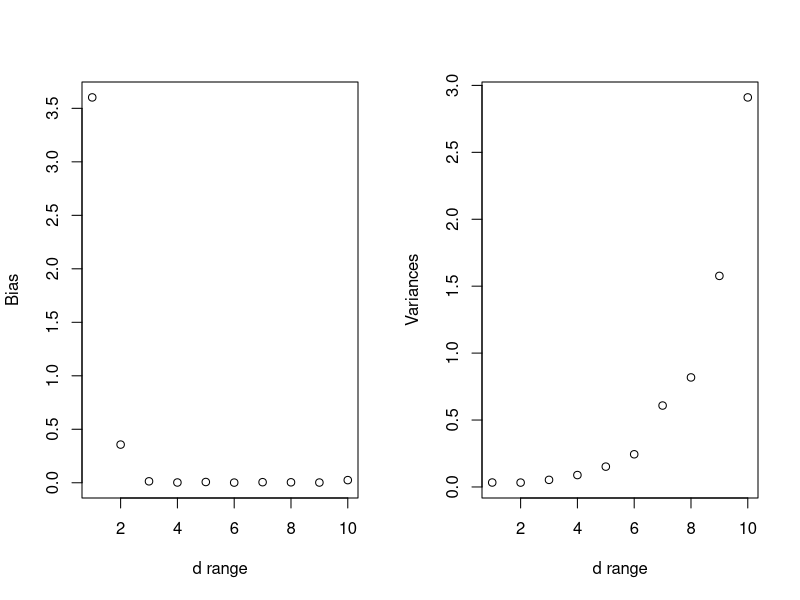
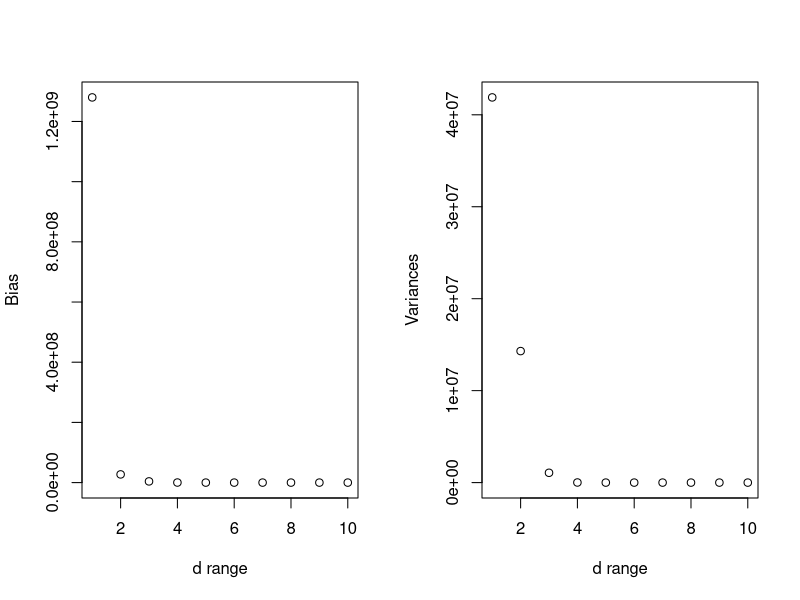
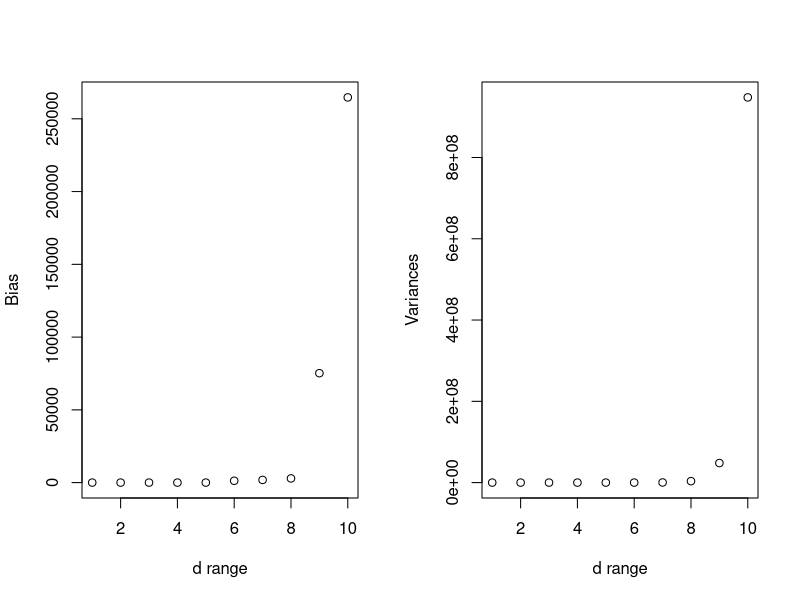

R code for these plots, in order:
### Bias Variance Tradeoff
# generate sample data
options(warn=-1)
set.seed(1)
sample_data2 <- list()
for (i in 1:1000) {
  n <- 100
  X <- runif(n, min = 0, max = 1)
  residual <- rnorm(n, mean = 0, sd = 0.5)
  Y <- 3 * X^5 + 2 * X^2 + residual
  sample_data2[[i]] <- data.frame(X, Y)
}

get_bias <- function(prediction, actual) {
  mean(prediction) - actual
}

# calculate bias and variances
d_range2 <- 1:10
bias2 <- rep(0, 10)
variances2 <- rep(0, 10)
prediction2 <- rep(0, 100)

for (j in 1:length(d_range2)) {
  d <- d_range2[j]
  for (i in 1:100) {
    train <- sample_data2[[i]]
    model <- lm(Y ~ poly(X, d), data = train)
    predict <- predict(model, newdata = data.frame(X = 1.01))
    prediction2[i] <- predict
  }
  y_cal <- 3 * 1.01^5 + 2 * 1.01^2
  bias2[j] <- apply(matrix(prediction2), 2, get_bias, y_cal)
  variances2[j] <- apply(matrix(prediction2), 2, var)
}
print(prediction2)

# plot the bias and variances
par(mfrow = c(1, 2))
plot(d_range2, bias2^2, xlab = "d range", ylab = "Bias")
plot(d_range2, variances2, xlab = "d range", ylab = "Variances")

## Scenario1: X is uniform distribution between 0 and 10
# generate sample data
options(warn=-1)
set.seed(1)
sample_data3 <- list()
for (i in 1:1000) {
  n <- 100
  X <- runif(n, min = 0, max = 10)
  residual <- rnorm(n, mean = 0, sd = 0.5)
  Y <- 3 * X^5 + 2 * X^2 + residual
  sample_data3[[i]] <- data.frame(X, Y)
}

get_bias <- function(prediction, actual) {
  mean(prediction) - actual
}

# calculate bias and variances
d_range3 <- 1:10
bias3 <- rep(0, 10)
variances3 <- rep(0, 10)
prediction3 <- rep(0, 100)

for (j in 1:length(d_range3)) {
  d <- d_range3[j]
  for (i in 1:100) {
    train <- sample_data3[[i]]
    model <- lm(Y ~ poly(X, d), data = train)
    predict <- predict(model, newdata = data.frame(X = 1.01))
    prediction3[i] <- predict
  }
  y_cal <- 3 * 1.01^5 + 2 * 1.01^2
  bias3[j] <- apply(matrix(prediction3), 2, get_bias, y_cal)
  variances3[j] <- apply(matrix(prediction3), 2, var)
}
print(prediction3)

# plot the bias and variances
par(mfrow = c(1, 2))
plot(d_range3, bias3 ^ 2, xlab = "d range", ylab = "Bias")
plot(d_range3, variances3, xlab = "d range", ylab = "Variances")


### Scenario2: testing x is -0.5
# generate sample data
options(warn=-1)
set.seed(1)
sample_data4 <- list()
for (i in 1:1000) {
  n <- 100
  X <- runif(n, min = 0, max = 1)
  residual <- rnorm(n, mean = 0, sd = 0.5)
  Y <- 3 * X^5 + 2 * X^2 + residual
  sample_data4[[i]] <- data.frame(X, Y)
}

get_bias <- function(prediction, actual) {
  mean(prediction) - actual
}

# calculate bias and variances
d_range4 <- 1:10
bias4 <- rep(0, 10)
variances4 <- rep(0, 10)
prediction4 <- rep(0, 100)

for (j in 1:length(d_range4)) {
  d <- d_range4[j]
  for (i in 1:100) {
    train <- sample_data4[[i]]
    model <- lm(Y ~ poly(X, d), data = train)
    predict <- predict(model, newdata = data.frame(X = -0.5))
    prediction4[i] <- predict
  }
  y_cal <- 3 * (-0.5)^5 + 2 * (-0.5)^2
  bias4[j] <- apply(matrix(prediction4), 2, get_bias, y_cal)
  variances4[j] <- apply(matrix(prediction4), 2, var)
}

# plot the bias and variances
par(mfrow = c(1, 2))
plot(d_range4, bias4^2, xlab = "d range", ylab = "Bias")
plot(d_range4, variances4, xlab = "d range", ylab = "Variances")